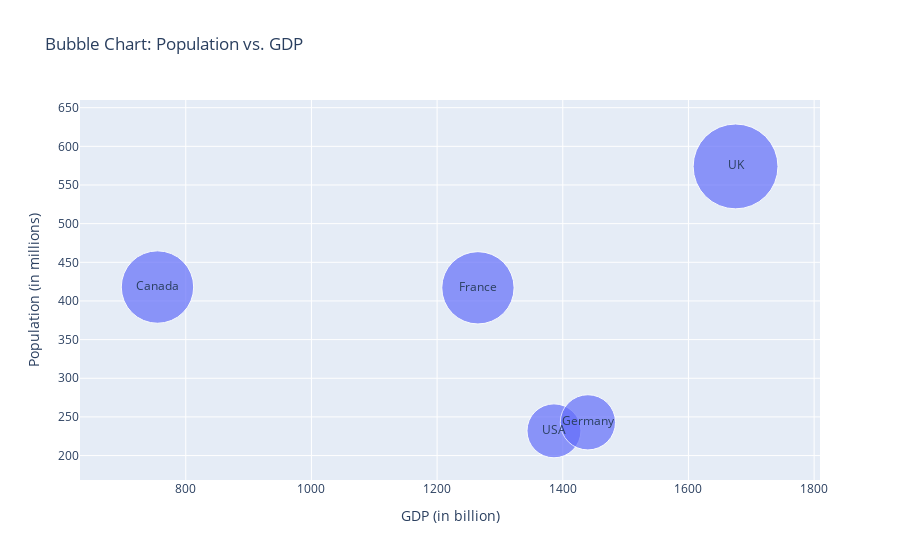

The notebook cell this image was saved under:
### Markdown cell above
## 5. Using the given dataset, create a bubble chart to represent each country's population (y-axis), GDP (xaxis), and bubble size proportional to the population
np.random.seed(25)
data = {
    'Country': ['USA', 'Canada', 'UK',
'Germany', 'France'],
    'Population':
np.random.randint(100, 1000, 5),
    'GDP': np.random.randint(500, 2000,
5)
}
df = pd.DataFrame(data)

### Code cell
# Code to Generate the Bubble Chart
import numpy as np
import pandas as pd
import plotly.express as px

# Set a random seed for reproducibility
np.random.seed(25)

# Generate the dataset
data = {
    'Country': ['USA', 'Canada', 'UK', 'Germany', 'France'],
    'Population': np.random.randint(100, 1000, 5),
    'GDP': np.random.randint(500, 2000, 5)
}
df = pd.DataFrame(data)

# Create the bubble chart
fig = px.scatter(df,
                 x='GDP',
                 y='Population',
                 size='Population',
                 text='Country',
                 title='Bubble Chart: Population vs. GDP',
                 labels={'GDP': 'GDP (in billion)', 'Population': 'Population (in millions)'},
                 size_max=60)

# Show the plot
fig.show()

### Figure 1 — Plotly figure (JSON) as saved in the notebook; plotly's stock layout.template omitted (floating-point values rounded to 4 significant figures)
{"data": [{"hovertemplate": "GDP (in billion)=%{x}<br>Population (in millions)=%{marker.size}<br>Country=%{text}<extra></extra>", "legendgroup": "", "marker": {"color": "#636efa", "size": [232, 418, 574, 243, 417], "sizemode": "area", "sizeref": 0.1594, "symbol": "circle"}, "mode": "markers+text", "name": "", "orientation": "v", "showlegend": false, "text": ["USA", "Canada", "UK", "Germany", "France"], "type": "scatter", "x": [1386, 755, 1675, 1440, 1265], "xaxis": "x", "y": [232, 418, 574, 243, 417], "yaxis": "y"}], "layout": {"legend": {"itemsizing": "constant", "tracegroupgap": 0}, "title": {"text": "Bubble Chart: Population vs. GDP"}, "xaxis": {"anchor": "y", "domain": [0, 1], "title": {"text": "GDP (in billion)"}}, "yaxis": {"anchor": "x", "domain": [0, 1], "title": {"text": "Population (in millions)"}}}}
